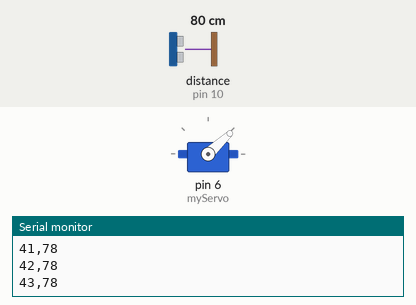
Recording of a sketch running on a simulated Arduino Uno, built with avr-gcc and run on an emulated ATmega328P. Parts: servo, the last lines printed to the serial monitor. Wiring (inferred from the names in the program): ultrasonic range finder: trigger pin 9; echo pin 10. Inputs (shaded band) come from the test bench; at power-on: distance to the obstacle (sensor on pin 10) 80 cm. The echo pulse lasts 58.3 µs per cm.

Above: at 1.28 s.
1.3 s: distance to the obstacle (sensor on pin 10) set to 2 cm
At 1.98 s:
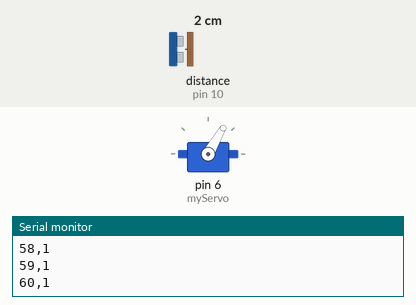
7.3 s: distance to the obstacle (sensor on pin 10) set to 250 cm
At 7.45 s:
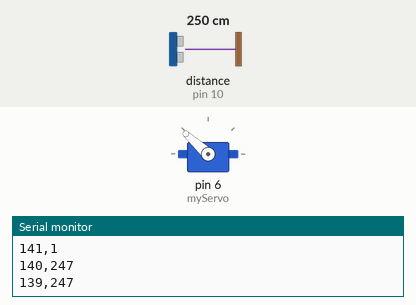
10.3 s: distance to the obstacle (sensor on pin 10) set to 4 cm
At 10.46 s:
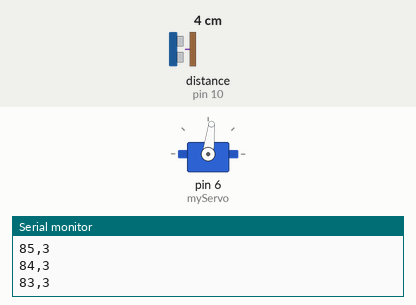
13.3 s: distance to the obstacle (sensor on pin 10) set to 120 cm
Timing chart, 0 to 17.3 s (numbered marks = the images above; inputs shaded):
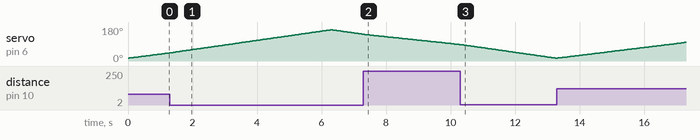

The sketch:

radar.ino
```cpp
#include <Servo.h>

Servo myServo;

int trigPin = 9;
int echoPin = 10;

long duration;
int distance;

void setup() {
  Serial.begin(9600);
  myServo.attach(6);
  pinMode(trigPin, OUTPUT);
  pinMode(echoPin, INPUT);
}

void loop() {
  for (int angle = 15; angle <= 165; angle++) {
    myServo.write(angle);

    digitalWrite(trigPin, LOW);
    delayMicroseconds(2);
    digitalWrite(trigPin, HIGH);
    delayMicroseconds(10);
    digitalWrite(trigPin, LOW);

    duration = pulseIn(echoPin, HIGH);
    distance = duration * 0.034 / 2;

    Serial.print(angle);
    Serial.print(",");
    Serial.println(distance);

    delay(40);
  }

  for (int angle = 165; angle >= 15; angle--) {
    myServo.write(angle);

    digitalWrite(trigPin, LOW);
    delayMicroseconds(2);
    digitalWrite(trigPin, HIGH);
    delayMicroseconds(10);
    digitalWrite(trigPin, LOW);

    duration = pulseIn(echoPin, HIGH);
    distance = duration * 0.034 / 2;

    Serial.print(angle);
    Serial.print(",");
    Serial.println(distance);

    delay(40);
  }
}
```

Measured:
- by itself, servo on pin 6 (myServo): rises from 43° to 165° in 5.0 s, then falls to 141° in 1.0 s
